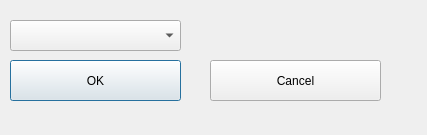
<?xml version="1.0" encoding="UTF-8"?>
<ui version="4.0">
 <class>Dialog</class>
 <widget class="QDialog" name="Dialog">
  <property name="geometry">
   <rect>
    <x>0</x>
    <y>0</y>
    <width>427</width>
    <height>135</height>
   </rect>
  </property>
  <property name="windowTitle">
   <string>Dialog</string>
  </property>
  <widget class="QComboBox" name="comboBox1">
   <property name="geometry">
    <rect>
     <x>10</x>
     <y>20</y>
     <width>171</width>
     <height>31</height>
    </rect>
   </property>
  </widget>
  <widget class="QPushButton" name="pushButton">
   <property name="geometry">
    <rect>
     <x>10</x>
     <y>60</y>
     <width>171</width>
     <height>41</height>
    </rect>
   </property>
   <property name="text">
    <string>OK</string>
   </property>
  </widget>
  <widget class="QPushButton" name="pushButton_2">
   <property name="geometry">
    <rect>
     <x>210</x>
     <y>60</y>
     <width>171</width>
     <height>41</height>
    </rect>
   </property>
   <property name="text">
    <string>Cancel</string>
   </property>
  </widget>
 </widget>
 <resources/>
 <connections/>
</ui>
